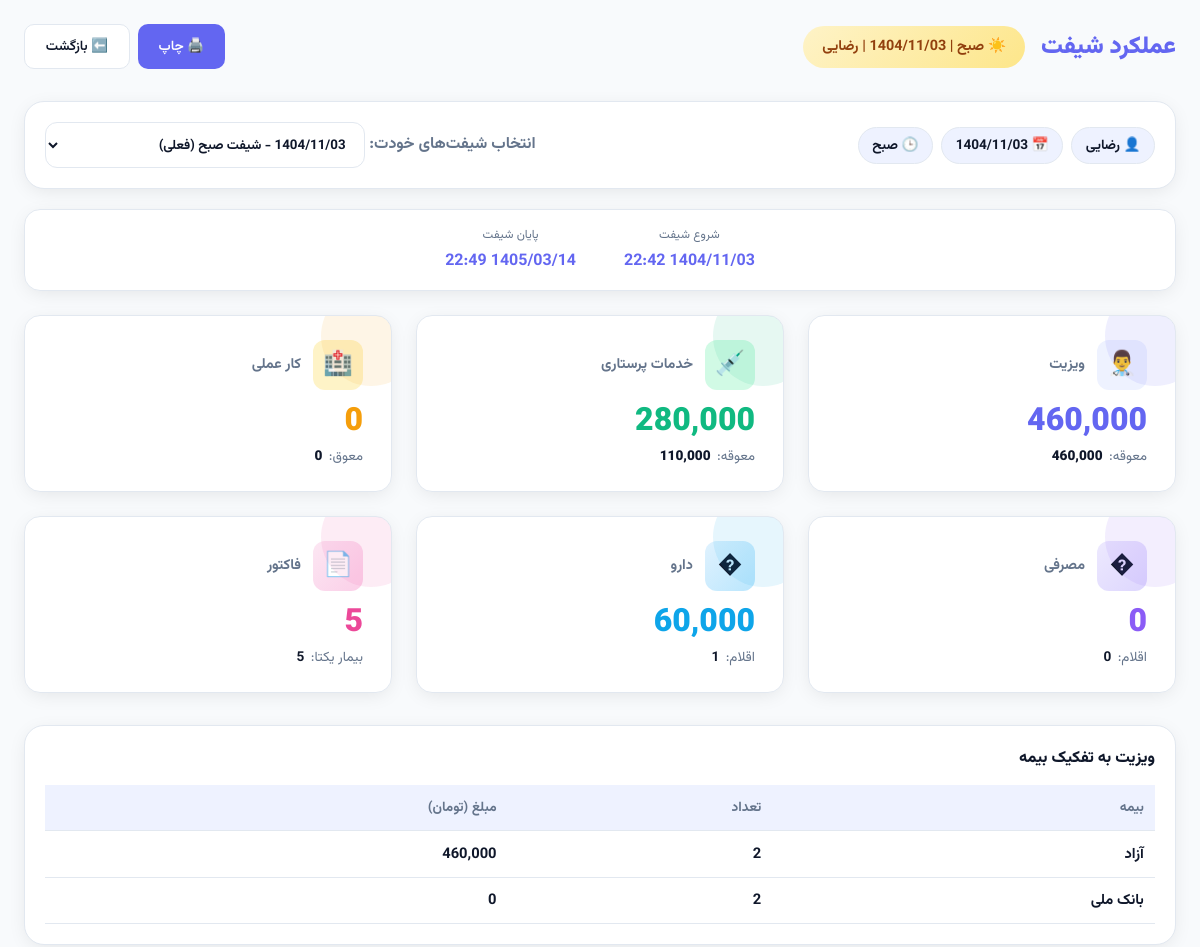
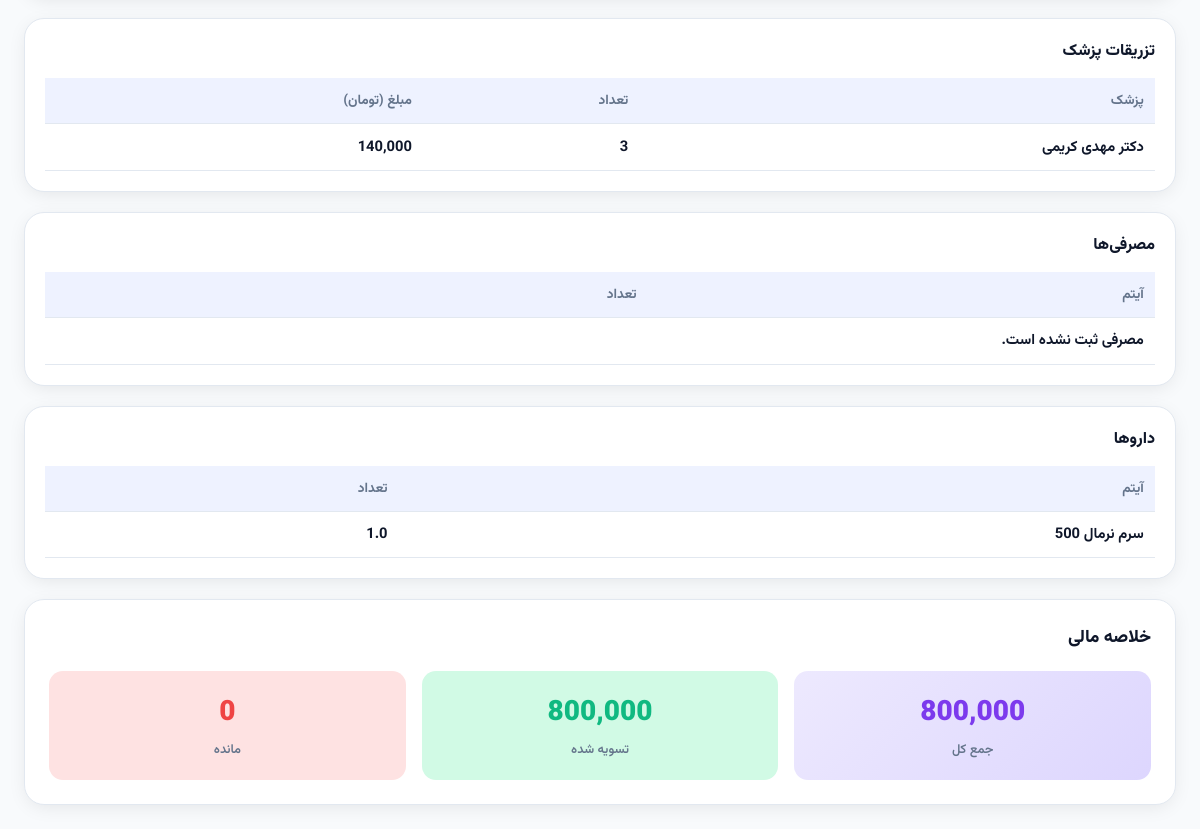
The app's page /reception/shift_performance (signed in) with its own data (2 pictures, top to bottom).
### tables this page shows
CREATE TABLE users (
    id INTEGER PRIMARY KEY AUTOINCREMENT,
    username TEXT UNIQUE NOT NULL,
    password_hash BLOB NOT NULL,
    role TEXT NOT NULL DEFAULT 'reception', -- 'admin', 'manager', 'reception'
    full_name TEXT,
    is_active INTEGER NOT NULL DEFAULT 1,
    failed_attempts INTEGER DEFAULT 0,
    locked_until TEXT,
    last_login TIMESTAMP,
    created_at TIMESTAMP DEFAULT (datetime('now', '+3 hours', '+30 minutes'))
);

CREATE TABLE visit_tariffs (
    id INTEGER PRIMARY KEY AUTOINCREMENT,
    insurance_type TEXT UNIQUE NOT NULL,
    tariff_price REAL NOT NULL DEFAULT 0,
    nursing_tariff REAL NOT NULL DEFAULT 0, -- تعرفه خدمات پرستاری برای این بیمه (0 = رایگان)
    nursing_covers INTEGER DEFAULT 0, -- explicit flag: whether nursing services are covered (1=true,0=false)
    is_active INTEGER DEFAULT 1,
    is_supplementary INTEGER DEFAULT 0,
    is_base_tariff INTEGER DEFAULT 0, -- آیا این تعرفه پایه/آزاد است؟
    created_at TIMESTAMP DEFAULT (datetime('now', '+3 hours', '+30 minutes')),
    updated_at TIMESTAMP DEFAULT (datetime('now', '+3 hours', '+30 minutes'))
);

CREATE TABLE consumables_ledger (
    id INTEGER PRIMARY KEY AUTOINCREMENT,
    patient_id INTEGER,
    item_name TEXT NOT NULL,
    category TEXT, -- 'drug' or 'supply'
    quantity REAL DEFAULT 1,
    unit_price REAL DEFAULT 0,
    total_cost REAL DEFAULT 0,
    patient_provided INTEGER DEFAULT 0, -- if patient brought item, total_cost may be zero
    is_exception INTEGER DEFAULT 0, -- special flag if item is an 'undefined/exception' patient-brought drug
    usage_date TIMESTAMP DEFAULT (datetime('now', '+3 hours', '+30 minutes')),
    shift TEXT,
    work_date TEXT, -- YYYY-MM-DD (manual work date)
    reception_user TEXT,
    notes TEXT,
    invoice_id INTEGER,
    doctor_id INTEGER,
    nurse_id INTEGER,
    FOREIGN KEY (patient_id) REFERENCES patients (id),
    FOREIGN KEY (invoice_id) REFERENCES invoices (id),
    FOREIGN KEY (doctor_id) REFERENCES medical_staff (id),
    FOREIGN KEY (nurse_id) REFERENCES medical_staff (id)
);

### src/api/reception.py (the view)
@bp.route('/shift_performance', methods=['GET'])
@login_required
def shift_performance():
    from src.adapters.sqlite.core import get_db
    from src.common.utils import get_current_shift_window, format_jalali_datetime
    db = get_db()
    username = g.user['username']
    current_work_date = g.user_shift_status.get('work_date')
    current_shift = g.user_shift_status.get('active_shift')
    selected_work_date = request.args.get('work_date', current_work_date)
    selected_shift = request.args.get('shift', current_shift)
    shift_names = {'morning': 'صبح', 'evening': 'عصر', 'night': 'شب'}
    shifts_list = _get_user_shifts_list(db, username, current_work_date, current_shift)
    allowed = {(s['work_date'], s['shift']) for s in shifts_list}
    if selected_work_date and selected_shift and (selected_work_date, selected_shift) not in allowed:
        selected_work_date = current_work_date
        selected_shift = current_shift
    report = _generate_shift_report(db, selected_work_date, selected_shift, username)
    start_time = '—'
    end_time = '—'
    is_current = (selected_work_date == current_work_date and selected_shift == current_shift)
    if is_current:
        _, start_dt, end_dt = get_current_shift_window()
        start_time = format_jalali_datetime(start_dt)
        end_time = format_jalali_datetime(end_dt)
    return render_template('reception/shift_performance.html',
        shifts_list=shifts_list,
        selected_work_date=selected_work_date,
        selected_shift=selected_shift,
        shift=selected_shift,
        shift_fa=shift_names.get(selected_shift, selected_shift),
        jalali_date=report.get('jalali_date', '—'),
        start_time=start_time,
        end_time=end_time,
        username=username,
        report=report,
    )

### src/templates/reception/shift_performance.html (shortened to what this page needs)
<!doctype html>
<html lang="fa" dir="rtl">
<head>
    <link href="{{ url_for('static', filename='css/vazirmatn.css') }}" rel="stylesheet" />
</head>
<body>
    <div class="container">
        <div class="page-header">
            <div class="header-right">
                <h1 class="page-title">عملکرد شیفت</h1>
                <div class="shift-badge shift-{{ shift }}">
                    {% if shift == 'morning' %}☀️{% elif shift == 'evening' %}🌅{% else %}🌙{% endif %}
                    {{ shift_fa }} | {{ jalali_date }} | {{ username }}
                </div>
            </div>
            <div style="display:flex; gap:0.5rem;">
                <button class="btn btn-print" onclick="window.print()">🖨️ چاپ</button>
                <a href="{{ url_for('reception.index') }}" class="btn btn-back">⬅️ بازگشت</a>
            </div>
        </div>
        <div class="section-card no-print">
            <div class="meta-row">
                <div class="meta-badges">
                    <div class="pill">👤 {{ username }}</div>
                    <div class="pill">📅 {{ jalali_date }}</div>
                    <div class="pill">🕒 {{ shift_fa }}</div>
                </div>
                <div>
                    <label class="muted" for="shiftSelect">انتخاب شیفت‌های خودت:</label>
                    <select id="shiftSelect" class="select">
                        {% for s in shifts_list %}
                            {% set is_sel = (s.work_date == selected_work_date and s.shift == selected_shift) %}
                            <option value="{{ s.work_date }}|{{ s.shift }}" {% if is_sel %}selected{% endif %}>
                                {{ s.jalali_date }} - شیفت {{ s.shift_fa }}{% if s.is_current %} (فعلی){% endif %}
                            </option>
                        {% endfor %}
                    </select>
                </div>
            </div>
        </div>
        <div class="time-card no-print">
            <div class="time-item">
                <div class="time-label">شروع شیفت</div>
                <div class="time-value">{{ start_time }}</div>
            </div>
            <div class="time-item">
                <div class="time-label">پایان شیفت</div>
                <div class="time-value">{{ end_time }}</div>
            </div>
        </div>
        <div class="stats-grid">
            <div class="stat-card visits">
                <div class="stat-header">
                    <div class="stat-icon">👨‍⚕️</div>
                    <div class="stat-title">ویزیت</div>
                </div>
                <div class="stat-value">{{ "{:,}".format((report.get('visits_total',0))|int) }}</div>
                <div class="stat-sub">معوقه: <strong class="danger">{{ "{:,}".format((report.get('visits_pending_total',0))|int) }}</strong></div>
            </div>
            <div class="stat-card injections">
                <div class="stat-header">
                    <div class="stat-icon">💉</div>
                    <div class="stat-title">خدمات پرستاری</div>
                </div>
                <div class="stat-value">{{ "{:,}".format((report.get('nursing_total',0))|int) }}</div>
                <div class="stat-sub">معوقه: <strong class="danger">{{ "{:,}".format((report.get('nursing_pending_total',0))|int) }}</strong></div>
            </div>
            <div class="stat-card procedures">
                <div class="stat-header">
                    <div class="stat-icon">🏥</div>
                    <div class="stat-title">کار عملی</div>
                </div>
                <div class="stat-value">{{ "{:,}".format((report.get('procedures_total',0))|int) }}</div>
                <div class="stat-sub">معوق: <strong class="danger">{{ "{:,}".format((report.get('procedures_pending_total',0))|int) }}</strong></div>
            </div>
            <div class="stat-card consumables">
                <div class="stat-header">
                    <div class="stat-icon">�</div>
                    <div class="stat-title">مصرفی</div>
                </div>
                <div class="stat-value">{{ "{:,}".format((report.get('consumables_total',0))|int) }}</div>
                <div class="stat-sub">اقلام: <strong>{{ (report.get('consumables_items',[])|length) }}</strong></div>
            </div>
            <div class="stat-card patients">
                <div class="stat-header">
                    <div class="stat-icon">�</div>
                    <div class="stat-title">دارو</div>
                </div>
                <div class="stat-value">{{ "{:,}".format((report.get('drugs_total',0))|int) }}</div>
                <div class="stat-sub">اقلام: <strong>{{ (report.get('drugs_items',[])|length) }}</strong></div>
            </div>
            <div class="stat-card revenue">
                <div class="stat-header">
                    <div class="stat-icon">📄</div>
                    <div class="stat-title">فاکتور</div>
                </div>
                <div class="stat-value">{{ report.get('invoice_count',0) }}</div>
                <div class="stat-sub">بیمار یکتا: <strong>{{ report.get('patient_count',0) }}</strong></div>
            </div>
        </div>
        <div class="section-card">
            <div class="section-title">ویزیت به تفکیک بیمه</div>
            <div class="table-wrap">
                <table class="data">
                    <thead>
                        <tr>
                            <th>بیمه</th>
                            <th>تعداد</th>
                            <th>مبلغ (تومان)</th>
                        </tr>
                    </thead>
                    <tbody>
                        {% set rows = report.get('visits_by_insurance', []) %}
                        {% if rows and rows|length > 0 %}
                            {% for r in rows %}
                                <tr>
                                    <td>{{ r.insurance_type or 'نامشخص' }}</td>
                                    <td>{{ r.count }}</td>
                                    <td class="money">{{ "{:,}".format((r.total|int)) }}</td>
                                </tr>
                            {% endfor %}
                        {% else %}
                            <tr><td colspan="3" class="muted">اطلاعاتی برای این شیفت ثبت نشده است.</td></tr>
                        {% endif %}
                    </tbody>
                </table>
            </div>
        </div>
        <div class="section-card">
            <div class="section-title">تزریقات پزشک</div>
            <div class="table-wrap">
                <table class="data">
                    <thead>
                        <tr>
                            <th>پزشک</th>
                            <th>تعداد</th>
                            <th>مبلغ (تومان)</th>
                        </tr>
                    </thead>
                    <tbody>
                        {% set rows = report.get('injections_by_doctor', []) %}
                        {% if rows and rows|length > 0 %}
                            {% for r in rows %}
                                <tr>
                                    <td>{{ r.doctor_name }}</td>
                                    <td>{{ r.count }}</td>
                                    <td class="money">{{ "{:,}".format((r.total|int)) }}</td>
                                </tr>
                            {% endfor %}
                        {% else %}
                            <tr><td colspan="3" class="muted">تزریقی برای این شیفت ثبت نشده است.</td></tr>
                        {% endif %}
                    </tbody>
                </table>
            </div>
        </div>
        <div class="section-card">
            <div class="section-title">مصرفی‌ها</div>
            <div class="table-wrap">
                <table class="data">
                    <thead>
                        <tr>
                            <th>آیتم</th>
                            <th>تعداد</th>
                        </tr>
                    </thead>
                    <tbody>
                        {% set rows = report.get('consumables_items', []) %}
                        {% if rows and rows|length > 0 %}
                            {% for r in rows %}
                                <tr>
                                    <td>{{ r.item_name }}</td>
                                    <td>{{ r.total_qty }}</td>
                                </tr>
                            {% endfor %}
                        {% else %}
                            <tr><td colspan="2" class="muted">مصرفی ثبت نشده است.</td></tr>
                        {% endif %}
                    </tbody>
                </table>
            </div>
        </div>
        <div class="section-card">
            <div class="section-title">داروها</div>
            <div class="table-wrap">
                <table class="data">
                    <thead>
                        <tr>
                            <th>آیتم</th>
                            <th>تعداد</th>
                        </tr>
                    </thead>
                    <tbody>
                        {% set rows = report.get('drugs_items', []) %}
                        {% if rows and rows|length > 0 %}
                            {% for r in rows %}
                                <tr>
                                    <td>{{ r.item_name }}</td>
                                    <td>{{ r.total_qty }}</td>
                                </tr>
                            {% endfor %}
                        {% else %}
                            <tr><td colspan="2" class="muted">دارویی ثبت نشده است.</td></tr>
                        {% endif %}
                    </tbody>
                </table>
            </div>
        </div>
        <div class="fin-card">
            <div class="fin-title">خلاصه مالی</div>
            <div class="fin-grid">
                <div class="fin-box total">
                    <div class="fin-box-value">{{ "{:,}".format((report.get('total_revenue',0))|int) }}</div>
                    <div class="fin-box-label">جمع کل</div>
                </div>
                <div class="fin-box paid">
                    <div class="fin-box-value">{{ "{:,}".format((report.get('total_settled',0))|int) }}</div>
                    <div class="fin-box-label">تسویه شده</div>
                </div>
                <div class="fin-box pending">
                    <div class="fin-box-value">{{ "{:,}".format((report.get('total_pending',0))|int) }}</div>
                    <div class="fin-box-label">مانده</div>
                </div>
            </div>
        </div>
    </div>
</body>
</html>

### records on screen
users: username "رضایی"
visit_tariffs: insurance_type "بانک ملی", count "2", total "0"
consumables_ledger: item_name "سرم نرمال 500", total_qty "1.0"

### other values on screen
{{ shift_fa }} "صبح"
{{ jalali_date }} "1404/11/03"
{{ start_time }} "1404/11/03 22:42"
{{ end_time }} "1405/03/14 22:49"
{{ "{:,}".format((report.get('visits_total',0))|int) }} "460,000"
{{ "{:,}".format((report.get('visits_pending_total',0))|int) }} "460,000"
{{ "{:,}".format((report.get('nursing_total',0))|int) }} "280,000"
{{ "{:,}".format((report.get('nursing_pending_total',0))|int) }} "110,000"
{{ "{:,}".format((report.get('procedures_total',0))|int) }} "0"
{{ "{:,}".format((report.get('procedures_pending_total',0))|int) }} "0"
{{ "{:,}".format((report.get('consumables_total',0))|int) }} "0"
{{ (report.get('consumables_items',[])|length) }} "0"
{{ "{:,}".format((report.get('drugs_total',0))|int) }} "60,000"
{{ (report.get('drugs_items',[])|length) }} "1"
{{ report.get('invoice_count',0) }} "5"
